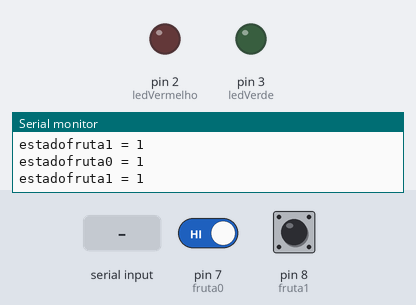
Simulated run of this sketch. Board: Arduino Uno, built with avr-gcc and run on an emulated ATmega328P. On the bench: output pins drawn as LEDs (lit = HIGH), the last lines printed to the serial monitor. The inputs (shaded band) are chosen by the test bench; at power-on: pin 7 (fruta0) HIGH, pin 8 (fruta1) HIGH.

Above: at 2.2 s.
2.3 s: pin 7 (fruta0) driven LOW
At 4.1 s:
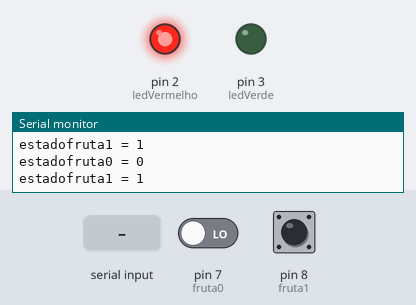
4.5 s: "90,45\n" received over Serial
At 8.4 s:
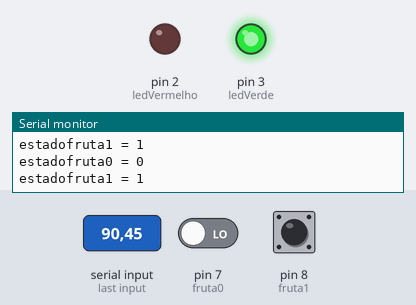
8.5 s: "30,150\n" received over Serial
At 10.0 s:
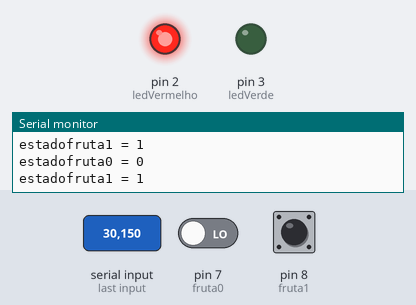
12.5 s: "1\n" received over Serial
At 15.8 s:
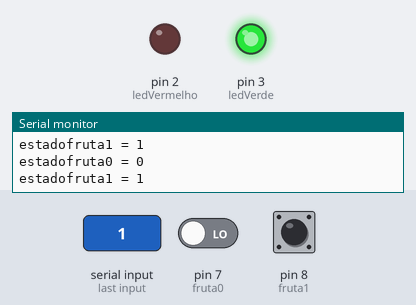
Timing chart, 0 to 17.3 s (numbered marks = the images above; inputs shaded):
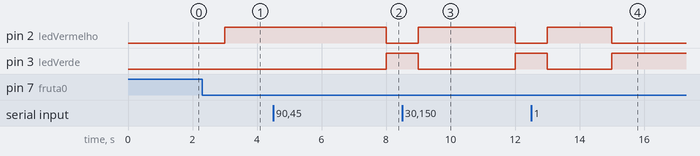

The sketch:

1311_mostra.ino
```cpp
int ledVermelho=2;
int ledVerde=3;

int fruta0=7;
int fruta1=8;

int estadofruta0=2000;
int estadofruta1=2000;
int resposta=100;

void setup() {
  pinMode (ledVermelho, OUTPUT);
  pinMode (ledVerde, OUTPUT);
  pinMode (fruta0, INPUT);
  pinMode (fruta1, INPUT);
  Serial.begin(9600);
  digitalWrite(ledVermelho, 0);
  digitalWrite(ledVerde, 0);
  delay(1000);
}

void loop() {

    if (Serial.available()) {
        resposta = Serial.parseInt();
        digitalWrite(ledVerde,0);
        digitalWrite(ledVermelho,0);
        estadofruta0=2000;
        estadofruta1=2000;
    }


    // estadofruta0=analogRead(fruta0);
    estadofruta0=digitalRead(fruta0);
    estadofruta1=digitalRead(fruta1);

    Serial.print("estadofruta0 = ");
    Serial.println(estadofruta0);
    Serial.print("estadofruta1 = ");
    Serial.println(estadofruta1);


     //if(estadofruta0<950){
     if(estadofruta0==0){
          if (resposta==0){
             digitalWrite(ledVerde,1);
             digitalWrite(ledVermelho,0);
          }else{
             digitalWrite(ledVerde,0);
             digitalWrite(ledVermelho,1);
          }
     }
     else
        if(estadofruta1==0){
              if (resposta==1){
                 digitalWrite(ledVerde,1);
                 digitalWrite(ledVermelho,0);
              }else{
                 digitalWrite(ledVerde,0);
                 digitalWrite(ledVermelho,1);
              }
        }


  delay(1000);
}
```

Measured:
- after the input at 2.3 s, pin 2 (ledVermelho): LOW → HIGH after 0.70 s
- after the input at 4.5 s, pin 2 (ledVermelho): HIGH → LOW after 3.5 s; pin 3 (ledVerde): LOW → HIGH after 3.5 s
- after the input at 8.5 s, pin 2 (ledVermelho): LOW → HIGH after 0.50 s, → LOW 3.0 s later; pin 3 (ledVerde): HIGH → LOW after 0.50 s, → HIGH 3.0 s later
- after the input at 12.5 s, pin 2 (ledVermelho): LOW → HIGH after 0.50 s, → LOW 2.0 s later; pin 3 (ledVerde): HIGH → LOW after 0.50 s, → HIGH 2.0 s later
